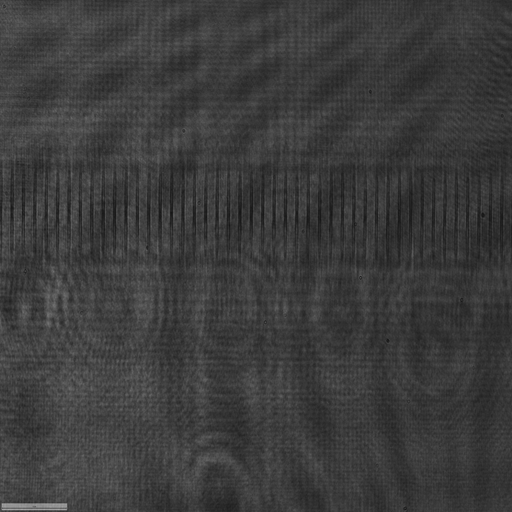
#> input picture Carpeta stack/imagen_IC_1.tiff, 512 x 512 px
$ python test1.py
#> lines starting #> are read from the running program, lines starting #| are printed output that depends on the picture
### opticlibrary/angular_espectrum.py

#libreria de logistica
import cv2
import imageio.v2
from tkinter import filedialog
from tkinter import Tk
#libreria mathematicas
import numpy as np
import matplotlib.pyplot as plt
from scipy.fft import fft2, fftshift, ifftshift, ifft2

class AngularSpectrum:
    def __init__(self, image:any, wavelength=500e-9, length_side=40e-9):
        #variables de entrada
        self.__wavelenght = wavelength  #longitud de onda [m]
        self.__length_side = length_side #tamaño de la imagen [m]
        self.__image = image #imagen de entrada
        self.__N= image.shape[1] #número de pixeles

        #variables de entorno y de uso
        self.__pixel_size=length_side/self.__N #tamaño del pixel [m]
        self.__k = 2 * np.pi / self.__wavelenght  # Número de onda [1/m]

        #coordenadas de la imagen
        self.__x_img=np.linspace(-length_side/2,length_side/2,self.__N) #coordenadas x [m]
        self.__y_img=np.linspace(-length_side/2,length_side/2,self.__N) #
        self.__X_img, self.__Y_img = np.meshgrid(self.__x_img, self.__y_img) #malla

        #coordenadas en el plano de Fourier
        self.__fx = np.fft.fftshift(np.fft.fftfreq(self.__N, d=self.__pixel_size))
        self.__fy = np.fft.fftshift(np.fft.fftfreq(self.__N, d=self.__pixel_size))
        self.__FX, self.__FY = np.meshgrid(self.__fx, self.__fy)
        self.__kz = self.__k*np.sqrt((1 - (self.__wavelenght**2)*((self.__FX) ** 2 + (self.__FY) ** 2)).astype(complex))
        self.__Difraccion=None

    def update_parameters(self):
        """Update internal parameters based on current attributes.
        """
        self.__N= self.__image.shape[1] #número de pixeles
        self.__pixel_size=self.__length_side/self.__N #tamaño del pixel [m]
        self.__k = 2 * np.pi / self.__wavelenght  # Número de onda [1/m]
        #coordenadas de la imagen
        self.__x_img=np.linspace(-self.__length_side/2,self.__length_side/2,self.__N) #coordenadas x [m]
        self.__y_img=np.linspace(-self.__length_side/2,self.__length_side/2,self.__N) #
        self.__X_img, self.__Y_img = np.meshgrid(self.__x_img, self.__y_img) #malla
        #coordenadas en el plano de Fourier
        self.__fx = np.fft.fftshift(np.fft.fftfreq(self.__N, d=self.__pixel_size))
        self.__fy = np.fft.fftshift(np.fft.fftfreq(self.__N, d=self.__pixel_size))
        self.__FX, self.__FY = np.meshgrid(self.__fx, self.__fy)
        self.__kz = self.__k*np.sqrt((1 - (self.__wavelenght**2)*((self.__FX) ** 2 + (self.__FY) ** 2)).astype(complex))
        return None


    # [44 lines left out: functions set_wavelength, get_wavelength, set_length_side, get_length_side, set_image, get_image and 1 more, not called in this run]
    def import_image(self,N=None):
        """
        Importar imagen desde el administrador de archivos
        Returns:
            any: Imagen importada.
        """
#> called with N = 512

        # Seleccionar archivo de imagen
        # abrir un cuadro de diálogo para seleccionar la imagen
        Tk().withdraw()  # evita que aparezca la ventana principal de Tkinter
        M = filedialog.askopenfilename(
        title="Selecciona una imagen",
        filetypes=[("Imágenes", "*.png *.jpg *.jpeg *.bmp *.tif *.tiff")])
#> the answer given: Carpeta stack/imagen_IC_1.tiff
        img=M
        #cargar imagen desde las imagenes de grises
        img=cv2.imread(M,cv2.IMREAD_UNCHANGED)
#> img is the input picture: shape (512, 512, 4); mean B, G, R, A 60, 60, 60, 255
        img=img[:,:,0]
#> img: shape (512, 512)
        if N is None:
            self.__N = img.shape[0]  # Usar el tamaño original si N no se proporciona
        else:
            self.__N=N
            img = cv2.resize(img, dsize=(self.__N,self.__N), interpolation=cv2.INTER_CUBIC) # Redimensionar la imagen a NxN píxeles
        img = np.pad(img, self.__N//2, mode='constant',constant_values=255)
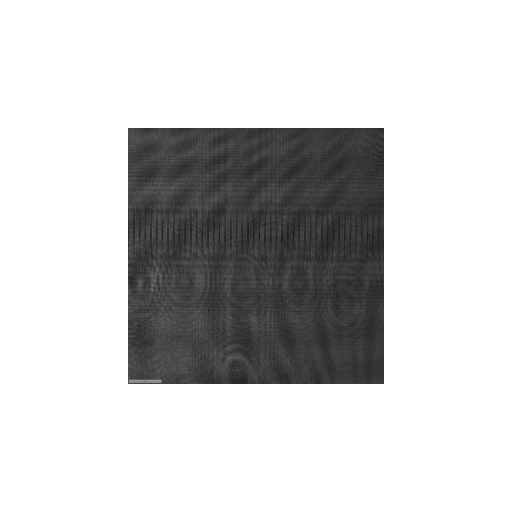
#> img: shape (1024, 1024) (shown at 1/2 size); min 22, max 255, mean 206.3

          # Padding para evitar efectos de borde
        img = img / np.max(img) #normalizar la imagen para que los valores estén entre 0 y 1

        u0 = img * np.exp(1j * 0)  # Asumiendo fase cero inicialmente
        self.__image=u0
        self.update_parameters()
        return None

    def plot_image(self):
        """Plot the input image."""
        plt.figure(figsize=(12, 10))
        plt.imshow(np.abs(self.__image), cmap='gray',extent=[self.__x_img[0]*1e6, self.__x_img[-1]*1e6, self.__y_img[0]*1e6, self.__y_img[-1]*1e6])
        plt.title("Imagen de Entrada")
        plt.xlabel("x [µm]")
        plt.ylabel("y [µm]")
        plt.tight_layout()
        plt.show()
        return self.__image

    def fft_image(self):
        """Compute the Fourier Transform of the input image.
        Returns:
            any: Fourier Transform of the input image.
        """
        return fft2(self.__image)

    # [12 lines left out: function plot_magnitude_spectrum, not called in this run]

    def propagate_spectral(self,z,only_propagating=True):
        """Propagate the input image using the Angular Spectrum method.
        Args:
            z (float): Propagation distance in meters.
            only_propagating (bool, optional): If True, only propagating components are considered. Defaults to True.
        Returns:
            any: Propagated image in the spatial domain.
        """
        U0_ft = self.fft_image()
        if only_propagating:
            prop_mask = ((2*np.pi*self.__FX)**2 + (2*np.pi*self.__FY)**2) <= self.__k**2
            H = np.zeros_like(self.__kz, dtype=complex)
            print(f"Dimensiones de kz:{self.__kz.shape}")
            # sqrt para mask (ya es seguro porque mask selecciona positivos)
            kz_prop = np.sqrt(self.__k**2 - (2*np.pi*self.__FX[prop_mask])**2 - (2*np.pi*self.__FY[prop_mask])**2)
            H[prop_mask] = np.exp(1j * kz_prop * z)
        else:
            H = np.exp(1j * self.__kz * z)
            # opcional: truncar componentes con decaimiento numéricamente irrelevante
            alpha = np.maximum(0, np.imag(self.__kz))  # alpha >= 0 for evanescent parts
            too_small = np.exp(-alpha * z) < 1e-12
            H[too_small] = 0

        U1 = U0_ft * H
        return U1
    # [20 lines left out: function plot_propagation_spectral, not called in this run]
    def get_propagation(self,z,only_propagating=True):
        """Get the propagated image using the Angular Spectrum method.
        Args:
            z (float): Propagation distance in meters.
            only_propagating (bool, optional): If True, only propagating components are considered. Defaults to True.
        Returns:
            any: Propagated image in the spatial domain.
        """
        U1 = self.propagate_spectral(z,only_propagating)
        U1_space = fftshift(ifft2(U1))
        return U1_space
    def plot_propagation(self,z,only_propagating=True):
        """Plot the propagation of the input image using the Angular Spectrum method.
        Args:
            z (float): Propagation distance in meters.
            only_propagating (bool, optional): If True, only propagating components are considered. Defaults to True.
        """
#> called with z = 0.05, only_propagating = True
        U1 = self.get_propagation(z,only_propagating)
        U1=np.abs(U1)
        U1_img = np.log(1 + U1)

        plt.figure(figsize=(12, 10))
        plt.imshow(U1_img, cmap='gray',extent=[self.__x_img[0]*1e6, self.__x_img[-1]*1e6, self.__y_img[0]*1e6, self.__y_img[-1]*1e6])
        plt.title("Imagen de Entrada")
        plt.xlabel("x [µm]")
        plt.ylabel("y [µm]")
        plt.colorbar()

        plt.tight_layout()
        plt.show()
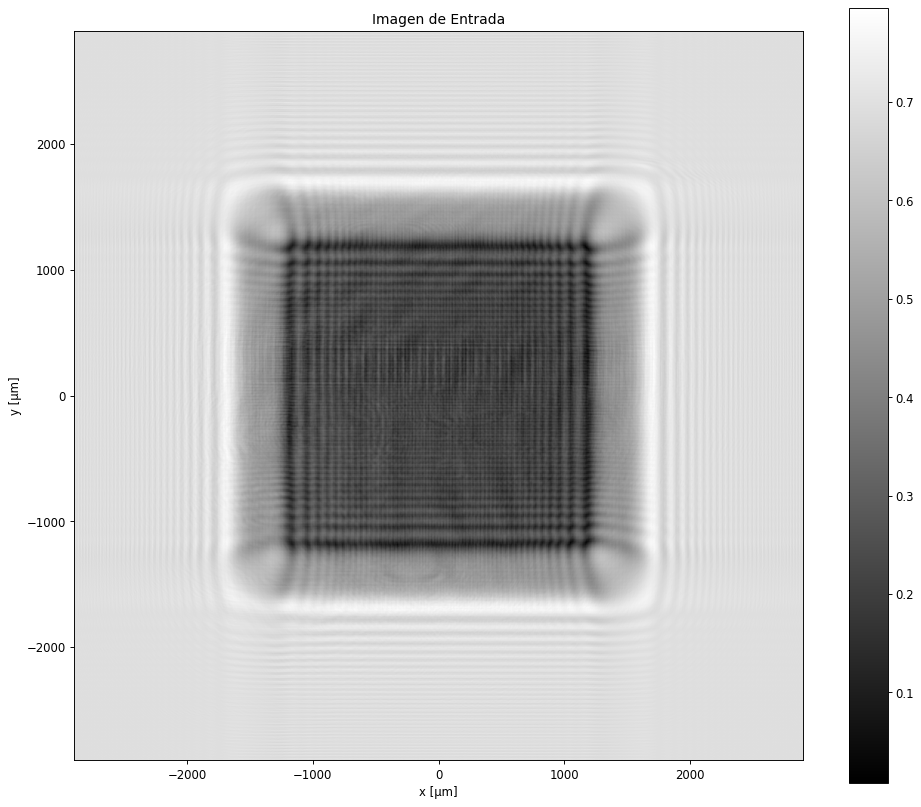
#> figure drawn by matplotlib, 2 panels


### optic_util.py
import cv2
import imageio.v2
from tkinter import filedialog
from tkinter import Tk

import numpy as np
import matplotlib.pyplot as plt

# [18 lines left out: function import_image, not called in this run]
def plot_image(img, title='Imagen', cmap_type='gray'):
    """
    Función para mostrar una imagen con un título y un mapa de colores específico.

    Args:
        img (array-like): La imagen a mostrar.
        title (str): El título de la imagen.
        cmap_type (str): El tipo de mapa de colores a usar (por ejemplo, 'gray', 'hot', 'viridis').
    """
#> called with title = 'Campo propagado a 5 mm', cmap_type = 'gray'
    mag= np.abs(img)
    mag /= np.max(mag)


    plt.imshow(np.log(1+mag), cmap=cmap_type)
    plt.title(title)
    plt.axis('off')
    plt.show()
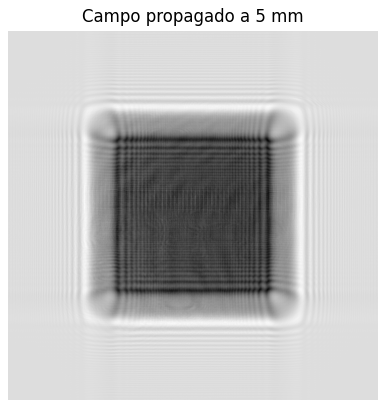
#> figure drawn by matplotlib, 1 panel
#> call 3 of plot_image, with title = 'Espectro de fase', cmap_type = 'gray'
#> in plot_image (call 3), `plt.show()`:
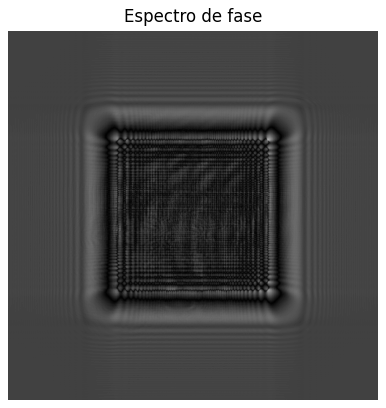
#> figure drawn by matplotlib, 1 panel

### backpropagation_angular_espectrum.py
import numpy as np
import matplotlib.pyplot as plt
from scipy.fft import fft2, ifft2, fftshift, ifftshift
from test2 import fft2c, ifft2c
class BackpropagationAngularSpectrum:
    def __init__(self,angular_spectrum, z, side_length, wavelength):
        #variables de analisis
        self.__z = z
        self.__side_length = side_length
        self.__wavelength = wavelength
        self.__angular_spectrum = angular_spectrum

        #variable globales
        self.__N=self.__angular_spectrum.shape[0]
        self.__dx=self.__side_length/self.__N
        self.__k=2*np.pi/self.__wavelength


        #grilla de coordenadas
        self.__fx=np.fft.fftshift(np.fft.fftfreq(self.__N, d=self.__dx))
        self.__fy=np.fft.fftshift(np.fft.fftfreq(self.__N, d=self.__dx))
        self.__FX, self.__FY=np.meshgrid(self.__fx, self.__fy)
        self.__kz = self.__k*np.sqrt((1 - (self.__wavelength**2)*((self.__FX) ** 2 + (self.__FY) ** 2)).astype(complex))

    def compute_transmittance(self,only_propagating=True):
        """
        Esta funcion calcula la transmitancia utiliada dada el espectro_magnitude y el espectrum_phase
        """
        #inicialmente calculamos la transformada de fourier del campo de salida
        U1=np.fft.fft2(self.__angular_spectrum)

        #calculamos la funcion de transferencia
        if only_propagating:
            prop_mask = ((2*np.pi*self.__FX)**2 + (2*np.pi*self.__FY)**2) <= self.__k**2
            H = np.zeros_like(self.__kz, dtype=complex)
            print(f"Dimensiones de H {H.shape}")
            # sqrt para mask (ya es seguro porque mask selecciona positivos)
            kz_prop = np.sqrt(self.__k**2 - (2*np.pi*self.__FX[prop_mask])**2 - (2*np.pi*self.__FY[prop_mask])**2)
            H[prop_mask] = np.exp(-1j * kz_prop * self.__z)
        else:
            H = np.exp(-1j * self.__kz * self.__z)
            # opcional: truncar componentes con decaimiento numéricamente irrelevante
            alpha = np.maximum(0, np.imag(self.__kz))  # alpha >= 0 for evanescent parts
            too_small = np.exp(-alpha * self.__z) < 1e-12
            H[too_small] = 0

        #multiplicamos en el dominio de la frecuencia
        U2=U1*H

        #calculamos la transformada inversa de fourier para obtener el campo de entrada
        u2=np.fft.ifft2(U2)
        u2=np.fft.ifftshift(u2)


        return u2


class metodo_gerchberg_saxton:
    # [31 lines left out: functions __init__, reconstruct, not called in this run]

### test1.py
import numpy as np
import matplotlib.pyplot as plt
from scipy.fft import fft2, ifft2, fftshift, ifftshift
from opticlibrary.angular_espectrum import AngularSpectrum
from optic_util import *
from backpropagation_angular_espectrum import BackpropagationAngularSpectrum


wavelngth = 633e-9  # Longitud de onda [m]
length_side=5.8e-3 #dimensiones de la imagen [m]
N=1080  # Número de pixeles

x_image = np.linspace(-length_side / 2, length_side / 2, N)
y_image = np.linspace(-length_side / 2, length_side / 2, N)
x_image, y_image = np.meshgrid(x_image, y_image)

slit_width = 5e-6  # Ancho de la rendija [m]
slit_height = 10e-6  # Alto de la rendija [m]

U0=np.where((np.abs(x_image) <= slit_width / 2) & (np.abs(y_image) <= slit_height / 2), 1, 0)
asys=AngularSpectrum(U0,wavelngth,length_side)

#Instanciamos la clase de espectro angular
asys.import_image(512)  #seleccionamos la transmittancia
asys.plot_image()   #mostramos la transmittancia


img=asys.get_propagation(5e-2) #propagamos a 5 cm
# print(img.shape)
# #mostramos la imagen propagada
asys.plot_propagation(5e-2,True)
plot_image(np.abs(img), title='Campo propagado a 5 mm', cmap_type='gray')


#extraemos el espectro de magnitud y fase
esperctrum_magnitude=np.abs(img)
print(f"Dimensión del espectro de magnitud: {esperctrum_magnitude.shape}")
plot_image(esperctrum_magnitude, title='Espectro de magnitud', cmap_type='gray')
esperctrum_phase=np.angle(img)
print(f"Dimensión del espectro de fase: {esperctrum_phase.shape}")
plot_image(esperctrum_phase, title='Espectro de fase', cmap_type='gray')

angular_spectrum=esperctrum_magnitude*np.exp(1j*esperctrum_phase)


#instanciamos la clase de backpropagation
bpas=BackpropagationAngularSpectrum(angular_spectrum,5e-2,length_side,wavelngth)


#calculamos la transmitancia
transmittance=bpas.compute_transmittance(True)
print(f"Dimensión de la transmitancia: {transmittance.shape}")
#mostramos la transmitancia
plot_image(np.abs(transmittance), title='Transmitancia reconstruida', cmap_type='gray')
#> call 4 of plot_image, with title = 'Transmitancia reconstruida', cmap_type = 'gray'
#> in plot_image (call 4), `plt.show()`:
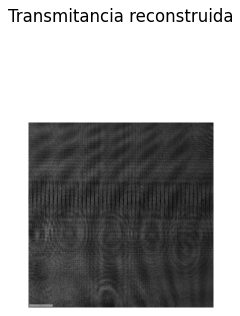
#> figure drawn by matplotlib, 1 panel
plot_image(np.angle(transmittance),title="Espectro de phase reconstruida", cmap_type='gray')
#> in plot_image (call 5), `plt.show()`:
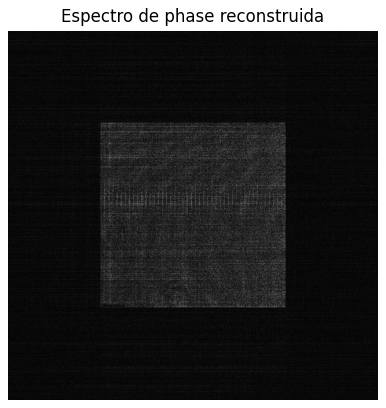
#> figure drawn by matplotlib, 1 panel
